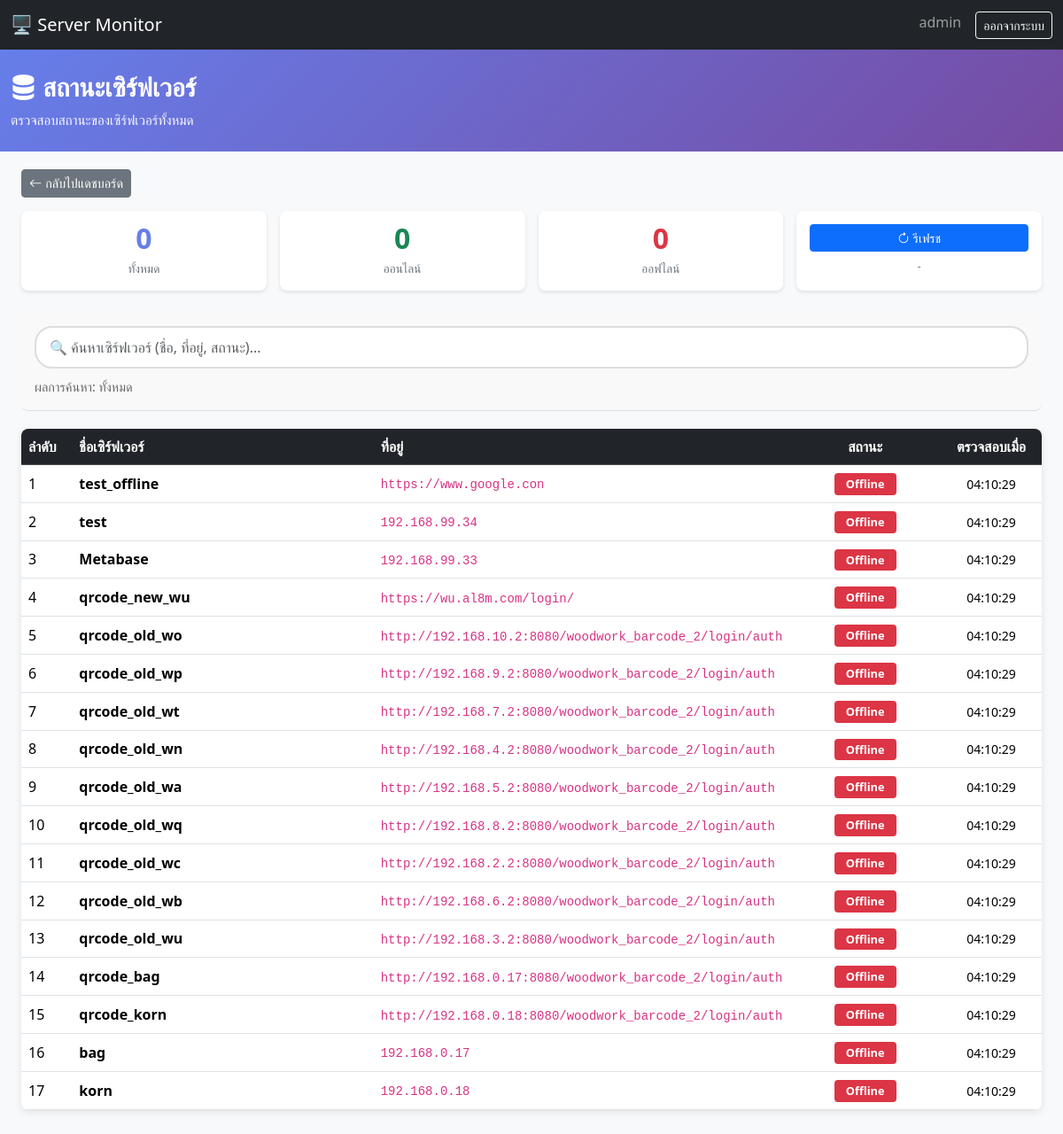
The page /server_status.php (signed in) on the database its author committed.
### tables this page shows
CREATE TABLE `servers` (
  `id` int(11) NOT NULL AUTO_INCREMENT,
  `name` varchar(100) NOT NULL,
  `address` varchar(255) NOT NULL COMMENT 'เก็บ IP หรือ URL',
  `type` enum('ip','url') NOT NULL,
  `last_check` timestamp NULL DEFAULT NULL,
  `status` varchar(20) DEFAULT 'Unknown',
  `is_active` tinyint(1) DEFAULT 1,
  PRIMARY KEY (`id`)
);

### server_status.php (the view, shortened to what this page needs)
<?php
require_once 'config.php';
function checkServerStatus($address, $timeout = 2) {
    if (filter_var($address, FILTER_VALIDATE_IP)) {
        $host = $address;
        $port = 80;
    } else {
        $parsed = parse_url($address);
        $host = $parsed['host'] ?? $address;
        $port = $parsed['port'] ?? 80;
    }
    $fp = @fsockopen($host, $port, $errno, $errstr, $timeout);
    return 'Offline';
}
$query = "SELECT id, name, address FROM servers ORDER BY id desc";
$result = $conn->query($query);
$servers = $result;
?>
<!DOCTYPE html>
<html lang="th">
<head>
    <link href="https://cdn.jsdelivr.net/npm/bootstrap@5.3.3/dist/css/bootstrap.min.css" rel="stylesheet">
    <link rel="stylesheet" href="https://cdn.jsdelivr.net/npm/bootstrap-icons@1.11.3/font/bootstrap-icons.min.css">
</head>
<body>
    <nav class="navbar navbar-expand-lg navbar-dark bg-dark">
        <div class="container-fluid">
            <a class="navbar-brand" href="dashboard.php">🖥️ Server Monitor</a>
            <div class="collapse navbar-collapse" id="navbarNav">
                <ul class="navbar-nav ms-auto">
                    <li class="nav-item">
                        <span class="navbar-text me-3">
                            <?php echo htmlspecialchars($_SESSION['username']); ?>
                        </span>
                    </li>
                    <li class="nav-item">
                        <a class="btn btn-outline-light btn-sm" href="logout.php">ออกจากระบบ</a>
                    </li>
                </ul>
            </div>
        </div>
    </nav>
    <div class="status-header">
        <div class="container-fluid">
            <h1 class="mb-2">
                <i class="bi bi-server"></i> สถานะเซิร์ฟเวอร์
            </h1>
            <p class="mb-0">ตรวจสอบสถานะของเซิร์ฟเวอร์ทั้งหมด</p>
        </div>
    </div>
    <div class="container-fluid px-md-4">
        <a href="dashboard.php" class="btn btn-secondary btn-back btn-sm">
            <i class="bi bi-arrow-left"></i> กลับไปแดชบอร์ด
        </a>
        <div class="stats-container">
            <div class="stat-card">
                <div class="stat-number" id="total-servers">0</div>
                <div class="stat-label">ทั้งหมด</div>
            </div>
            <div class="stat-card">
                <div class="stat-number text-success" id="online-servers">0</div>
                <div class="stat-label">ออนไลน์</div>
            </div>
            <div class="stat-card">
                <div class="stat-number text-danger" id="offline-servers">0</div>
                <div class="stat-label">ออฟไลน์</div>
            </div>
            <div class="stat-card">
                <button class="btn btn-sm btn-primary w-100" id="refresh-btn" onclick="refreshStatus()">
                    <i class="bi bi-arrow-clockwise"></i> รีเฟรช
                </button>
                <div class="stat-label mt-2" style="font-size: 0.75rem;">
                    <span id="last-update">-</span>
                </div>
            </div>
        </div>
        <div class="search-container">
            <input type="text" id="search-input" class="form-control" placeholder="🔍 ค้นหาเซิร์ฟเวอร์ (ชื่อ, ที่อยู่, สถานะ)...">
            <div class="search-info">
                ผลการค้นหา: <span id="search-count">ทั้งหมด</span>
            </div>
        </div>
        <div class="table-container d-none d-md-block">
            <div class="table-responsive">
                <table class="table table-hover align-middle mb-0">
                    <thead class="table-dark">
                        <tr>
                            <th style="width: 5%">ลำดับ</th>
                            <th style="width: 30%">ชื่อเซิร์ฟเวอร์</th>
                            <th style="width: 40%">ที่อยู่</th>
                            <th style="width: 15%" class="text-center">สถานะ</th>
                            <th style="width: 10%" class="text-center">ตรวจสอบเมื่อ</th>
                        </tr>
                    </thead>
                    <tbody id="servers-table-body">
                        <?php
                        if ($servers->num_rows > 0) {
                            $counter = 1;
                            while ($server = $servers->fetch_assoc()):
                                $status = checkServerStatus($server['address']);
                                $row_class = ($status == 'Online') ? 'server-online' : 'server-offline';
                                $badge_class = ($status == 'Online') ? 'bg-success' : 'bg-danger';
                        ?>
                            <tr class="<?php echo $row_class; ?>" id="server-row-<?php echo $server['id']; ?>">
                                <td><?php echo $counter; ?></td>
                                <td>
                                    <strong><?php echo htmlspecialchars($server['name']); ?></strong>
                                </td>
                                <td>
                                    <code><?php echo htmlspecialchars($server['address']); ?></code>
                                </td>
                                <td class="text-center">
                                    <span id="status-badge-<?php echo $server['id']; ?>" class="badge status-badge <?php echo $badge_class; ?>">
                                        <?php echo $status; ?>
                                    </span>
                                </td>
                                <td class="text-center">
                                    <small id="check-time-<?php echo $server['id']; ?>">
                                        <?php echo date('H:i:s'); ?>
                                    </small>
                                </td>
                            </tr>
                        <?php
                            $counter++;
                            endwhile;
                        } else {
                            echo '<tr><td colspan="5" class="text-center py-4">ไม่พบเซิร์ฟเวอร์ใดๆ</td></tr>';
                        }
                        ?>
                    </tbody>
                </table>
            </div>
        </div>
    </div>
</body>
</html>

### server_status.php (style rules this page uses)
* { margin: 0; padding: 0; box-sizing: border-box; }
body { background-color: #f8f9fa; font-family: 'Segoe UI', Tahoma, Geneva, Verdana, sans-serif; }
.status-header { background: linear-gradient(135deg, #667eea 0%, #764ba2 100%); color: white; padding: 25px 0; margin-bottom: 20px; }
.status-header h1 { font-size: 1.8rem; font-weight: bold; margin-bottom: 5px; }
.status-header p { font-size: 0.95rem; opacity: 0.95; }
.stats-container { display: grid; grid-template-columns: repeat(auto-fit, minmax(120px, 1fr)); gap: 15px; margin-bottom: 25px; }
.stat-card { background: white; padding: 15px; border-radius: 8px; text-align: center; box-shadow: 0 2px 4px rgba(0,0,0,0.1); transition: transform 0.2s, box-shadow 0.2s; }
.stat-number { font-size: 2rem; font-weight: bold; color: #667eea; line-height: 1; }
.stat-label { color: #6c757d; font-size: 0.85rem; margin-top: 8px; word-break: break-word; }
.table-container { background: white; border-radius: 8px; box-shadow: 0 2px 8px rgba(0,0,0,0.1); overflow: hidden; margin-bottom: 30px; }
.server-offline { background-color: #f8d7da; }
.status-badge { font-size: 0.8rem; padding: 6px 10px; border-radius: 4px; font-weight: 600; display: inline-block; min-width: 70px; }
.btn-back { margin-bottom: 15px; font-size: 0.9rem; }
.container-fluid { padding-left: 12px; padding-right: 12px; }
.search-container { background-color: #f9f9f9; border-bottom: 1px solid #ddd; padding: 15px; margin-bottom: 20px; border-radius: 8px; }
.search-container input { border-radius: 20px; padding: 10px 15px; border: 2px solid #ddd; transition: border-color 0.3s; }
.search-info { margin-top: 10px; font-size: 0.9rem; color: #666; }

### rows shown on the page
servers: name "test_offline", address "https://www.google.con", address "Offline"
servers: name "test", address "192.168.99.34", address "Offline"
servers: name "Metabase", address "192.168.99.33", address "Offline"
servers: name "qrcode_new_wu", address "https://wu.al8m.com/login/", address "Offline"
servers: name "qrcode_old_wo", address "http://192.168.10.2:8080/woodwork_barcode_2/login/auth", address "Offline"
servers: name "qrcode_old_wp", address "http://192.168.9.2:8080/woodwork_barcode_2/login/auth", address "Offline"
servers: name "qrcode_old_wt", address "http://192.168.7.2:8080/woodwork_barcode_2/login/auth", address "Offline"
servers: name "qrcode_old_wn", address "http://192.168.4.2:8080/woodwork_barcode_2/login/auth", address "Offline"
servers: name "qrcode_old_wa", address "http://192.168.5.2:8080/woodwork_barcode_2/login/auth", address "Offline"
servers: name "qrcode_old_wq", address "http://192.168.8.2:8080/woodwork_barcode_2/login/auth", address "Offline"
servers: name "qrcode_old_wc", address "http://192.168.2.2:8080/woodwork_barcode_2/login/auth", address "Offline"
servers: name "qrcode_old_wb", address "http://192.168.6.2:8080/woodwork_barcode_2/login/auth", address "Offline"
servers: name "qrcode_old_wu", address "http://192.168.3.2:8080/woodwork_barcode_2/login/auth", address "Offline"
servers: name "qrcode_bag", address "http://192.168.0.17:8080/woodwork_barcode_2/login/auth", address "Offline"
servers: name "qrcode_korn", address "http://192.168.0.18:8080/woodwork_barcode_2/login/auth", address "Offline"
servers: name "bag", address "192.168.0.17", address "Offline"
servers: name "korn", address "192.168.0.18", address "Offline"

### other values the page prints
$_SESSION['username'] "admin"
